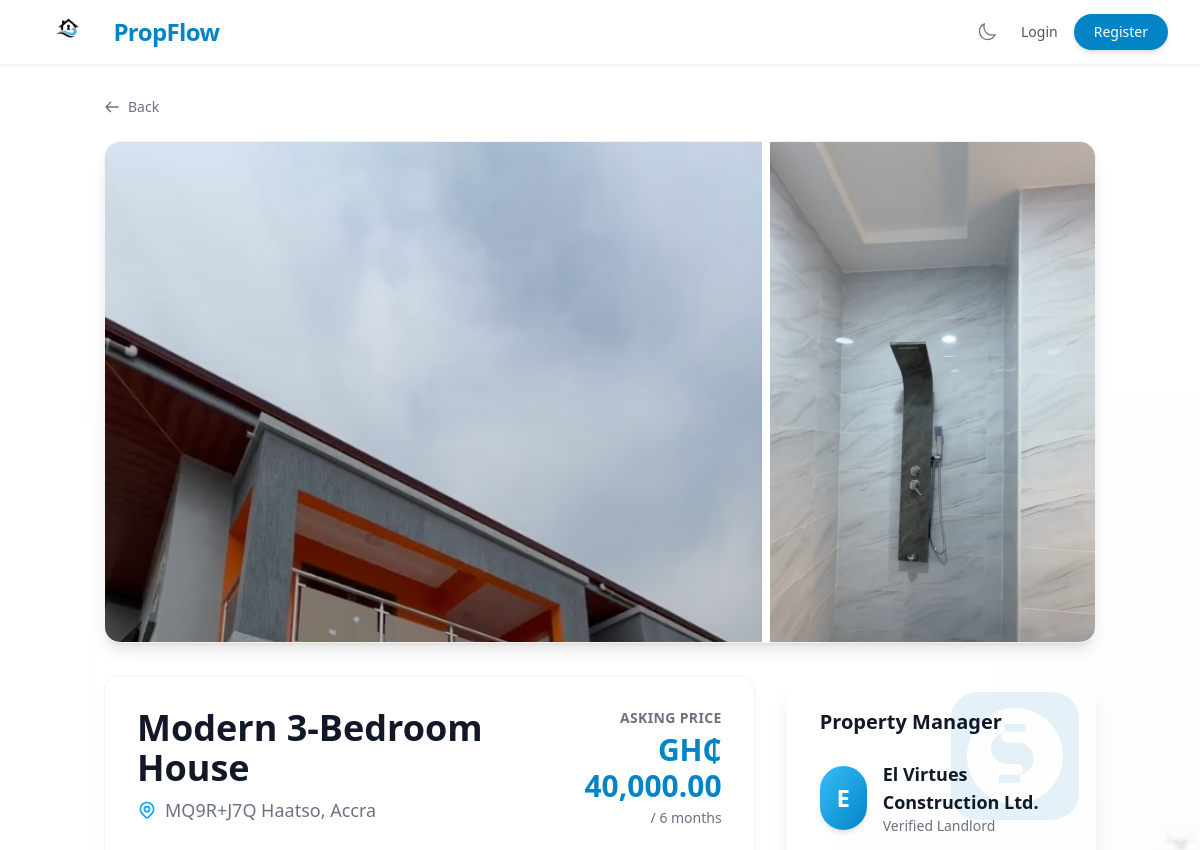
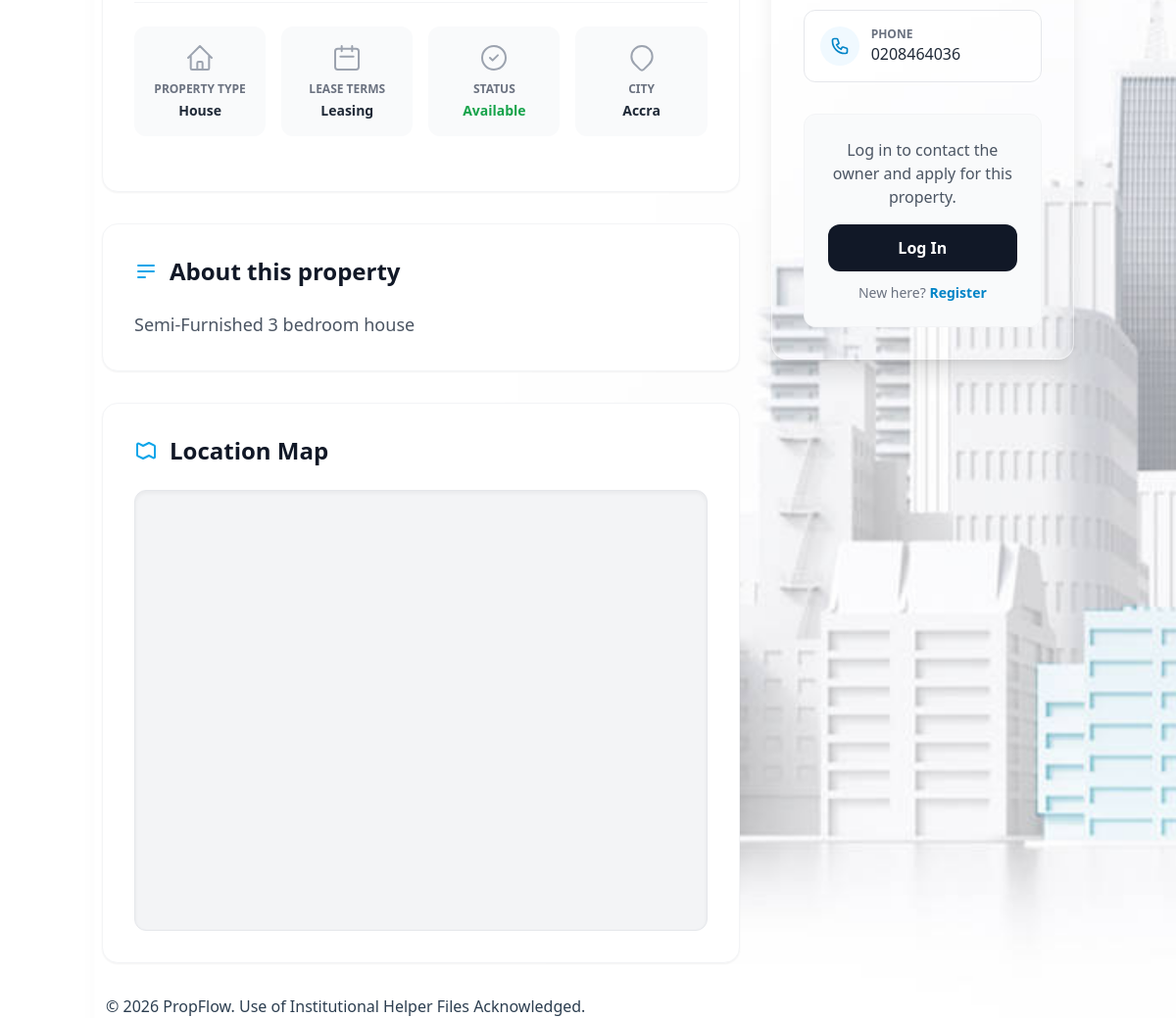
Page /public/property.php?id=3 on the committed database (2 pictures, top to bottom).
### tables this page shows
CREATE TABLE `property_images` (
  `image_id` int(11) NOT NULL,
  `property_id` int(11) NOT NULL,
  `image_path` varchar(255) NOT NULL,
  `uploaded_at` timestamp NOT NULL DEFAULT current_timestamp()
);

CREATE TABLE `properties` (
  `property_id` int(11) NOT NULL,
  `owner_id` int(11) NOT NULL,
  `title` varchar(150) NOT NULL,
  `description` text DEFAULT NULL,
  `address` varchar(255) DEFAULT NULL,
  `city` varchar(100) DEFAULT NULL,
  `price` decimal(10,2) NOT NULL,
  `property_type` enum('house','apartment','single_room') NOT NULL,
  `lease_type` enum('renting','leasing') DEFAULT 'renting',
  `payment_period` enum('monthly','quarterly','bi-annually','yearly') DEFAULT 'monthly',
  `map_location` text DEFAULT NULL,
  `status` enum('available','occupied','archived') DEFAULT 'available',
  `latitude` decimal(10,8) DEFAULT NULL,
  `longitude` decimal(11,8) DEFAULT NULL,
  `created_at` timestamp NOT NULL DEFAULT current_timestamp()
);

CREATE TABLE `users` (
  `user_id` int(11) NOT NULL,
  `full_name` varchar(100) NOT NULL,
  `email` varchar(100) NOT NULL,
  `phone` varchar(20) DEFAULT NULL,
  `password_hash` varchar(255) NOT NULL,
  `role` enum('landlord','tenant','admin') NOT NULL,
  `status` enum('active','suspended') DEFAULT 'active',
  `created_at` timestamp NOT NULL DEFAULT current_timestamp()
);

### public/property.php (the view, shortened to what the rows shown need)
<?php
require_once '../settings/db_class.php';
$property_id = isset($_GET['id']) ? intval($_GET['id']) : 0;
$db = new db_connection();
$property = $db->db_fetch_one("SELECT p.*, u.full_name as owner_name, u.phone as owner_phone, u.email as owner_email
    FROM properties p
    LEFT JOIN users u ON p.owner_id = u.user_id
    WHERE p.property_id = $property_id");
$images = $db->db_fetch_all("SELECT * FROM property_images WHERE property_id = $property_id");
?>
<!DOCTYPE html>
<html lang="en">
<head>
    <?php include '../includes/head_assets.php'; ?>
</head>
<body>
    <div class="container mx-auto px-4 py-8">
        <div class="mb-8 rounded-2xl overflow-hidden shadow-lg border border-gray-100 dark:border-slate-800 bg-white dark:bg-slate-900">
            <?php if ($images && count($images) > 0): ?>
                <div class="grid grid-cols-1 md:grid-cols-3 gap-2 h-auto md:h-[500px]">
                    <div class="col-span-1 md:col-span-2 h-64 md:h-full relative filter hover:brightness-105 transition-all duration-300">
                        <img src="../uploads/property_images/<?php echo htmlspecialchars($images[0]['image_path']); ?>"
                            alt="<?php echo htmlspecialchars($property['title']); ?>" class="w-full h-full object-cover">
                    </div>
                    <?php if (count($images) > 1): ?>
                        <div class="grid grid-rows-2 gap-2 h-64 md:h-full hidden md:grid">
                            <div class="h-full relative overflow-hidden group">
                                <img src="../uploads/property_images/<?php echo htmlspecialchars($images[1]['image_path']); ?>" alt="Gallery" class="w-full h-full object-cover transform group-hover:scale-110 transition-transform duration-500">
                            </div>
                        </div>
                    <?php endif; ?>
                </div>
            <?php endif; ?>
        </div>
        <div class="grid grid-cols-1 lg:grid-cols-3 gap-8 relative">
            <div class="lg:col-span-2 space-y-8">
                <div class="bg-white dark:bg-slate-800 p-8 rounded-2xl shadow-sm border border-gray-100 dark:border-slate-700">
                    <div class="flex flex-col md:flex-row md:justify-between md:items-start gap-4 mb-6">
                        <div>
                            <h1 class="text-3xl md:text-4xl font-bold text-gray-900 dark:text-white mb-2 leading-tight"><?php echo htmlspecialchars($property['title']); ?></h1>
                            <p class="text-gray-500 dark:text-gray-400 flex items-center text-lg">
                                <?php echo htmlspecialchars($property['address']) . ', ' . htmlspecialchars($property['city']); ?>
                            </p>
                        </div>
                        <div class="text-left md:text-right">
                            <p class="text-sm text-gray-500 dark:text-gray-400 uppercase tracking-wide font-semibold mb-1">Asking Price</p>
                            <div class="text-3xl font-extrabold text-brand-600 dark:text-brand-400">GH₵ <?php echo number_format($property['price'], 2); ?></div>
                            <p class="text-sm text-gray-500 dark:text-gray-400 mt-1">/ <?php
                                $period = $property['payment_period'] ?? 'monthly';
                                if ($period == 'monthly') echo 'month';
                                elseif ($period == 'quarterly') echo 'quarter';
                                elseif ($period == 'bi-annually') echo '6 months';
                                elseif ($period == 'yearly') echo 'year';
                            ?></p>
                        </div>
                    </div>
                    <div class="grid grid-cols-2 md:grid-cols-4 gap-4 py-6 border-t border-gray-100 dark:border-slate-700">
                        <div class="flex flex-col items-center justify-center text-center p-4 bg-gray-50 dark:bg-slate-900/50 rounded-xl">
                            <span class="text-xs text-gray-500 dark:text-gray-400 uppercase font-semibold">Property Type</span>
                            <span class="text-sm font-bold text-gray-800 dark:text-gray-200 mt-1"><?php echo ucwords(str_replace('_', ' ', $property['property_type'])); ?></span>
                        </div>
                        <div class="flex flex-col items-center justify-center text-center p-4 bg-gray-50 dark:bg-slate-900/50 rounded-xl">
                            <svg class="w-8 h-8 text-gray-400 dark:text-slate-500 mb-2" fill="none" stroke="currentColor" viewBox="0 0 24 24"><path stroke-linecap="round" stroke-linejoin="round" stroke-width="1.5" d="M8 7V3m8 4V3m-9 8h10M5 21h14a2 2 0 002-2V7a2 2 0 00-2-2H5a2 2 0 00-2 2v12a2 2 0 002 2z"></path></svg>
                            <span class="text-xs text-gray-500 dark:text-gray-400 uppercase font-semibold">Lease terms</span>
                            <span class="text-sm font-bold text-gray-800 dark:text-gray-200 mt-1"><?php echo ucfirst($property['lease_type'] ?? 'Rent'); ?></span>
                        </div>
                        <div class="flex flex-col items-center justify-center text-center p-4 bg-gray-50 dark:bg-slate-900/50 rounded-xl">
                            <svg class="w-8 h-8 text-gray-400 dark:text-slate-500 mb-2" fill="none" stroke="currentColor" viewBox="0 0 24 24"><path stroke-linecap="round" stroke-linejoin="round" stroke-width="1.5" d="M9 12l2 2 4-4m6 2a9 9 0 11-18 0 9 9 0 0118 0z"></path></svg>
                            <span class="text-xs text-gray-500 dark:text-gray-400 uppercase font-semibold">Status</span>
                            <span class="text-sm font-bold text-<?php echo $property['status'] === 'available' ? 'green' : 'orange'; ?>-600 dark:text-<?php echo $property['status'] === 'available' ? 'green' : 'orange'; ?>-400 mt-1 capitalize"><?php echo $property['status']; ?></span>
                        </div>
                        <div class="flex flex-col items-center justify-center text-center p-4 bg-gray-50 dark:bg-slate-900/50 rounded-xl">
                            <svg class="w-8 h-8 text-gray-400 dark:text-slate-500 mb-2" fill="none" stroke="currentColor" viewBox="0 0 24 24"><path stroke-linecap="round" stroke-linejoin="round" stroke-width="1.5" d="M17.657 16.657L13.414 20.9a1.998 1.998 0 01-2.827 0l-4.244-4.243a8 8 0 1111.314 0z"></path></svg>
                            <span class="text-xs text-gray-500 dark:text-gray-400 uppercase font-semibold">City</span>
                            <span class="text-sm font-bold text-gray-800 dark:text-gray-200 mt-1"><?php echo htmlspecialchars($property['city']); ?></span>
                        </div>
                    </div>
                </div>
                <div class="bg-white dark:bg-slate-800 p-8 rounded-2xl shadow-sm border border-gray-100 dark:border-slate-700">
                    <div class="prose dark:prose-invert max-w-none text-gray-600 dark:text-gray-300 leading-relaxed text-lg">
                        <p><?php echo nl2br(htmlspecialchars($property['description'])); ?></p>
                    </div>
                </div>
            </div>
            <div class="lg:col-span-1">
                <div class="sticky top-24 space-y-6">
                    <div class="glass-panel dark:bg-slate-800/90 dark:border-slate-700 p-8 rounded-2xl shadow-xl border border-white/50 relative overflow-hidden">
                        <div class="flex items-center mb-6 relative z-10">
                            <div class="w-16 h-16 bg-gradient-to-br from-brand-400 to-brand-600 rounded-full flex items-center justify-center text-white text-2xl font-bold shadow-md">
                                <?php echo strtoupper(substr($property['owner_name'], 0, 1)); ?>
                            </div>
                            <div class="ml-4">
                                <p class="text-lg font-bold text-gray-900 dark:text-white"><?php echo htmlspecialchars($property['owner_name']); ?></p>
                                <p class="text-sm text-gray-500 dark:text-gray-400">Verified Landlord</p>
                            </div>
                        </div>
                        <div class="space-y-4 mb-8 relative z-10">
                            <a href="tel:<?php echo htmlspecialchars($property['owner_phone']); ?>" class="flex items-center p-3 sm:p-4 rounded-xl border border-gray-200 dark:border-slate-700 bg-white/50 dark:bg-slate-900/50 hover:bg-white dark:hover:bg-slate-800 transition-colors group">
                                <div class="ml-3">
                                    <p class="text-xs text-gray-500 dark:text-gray-400 font-semibold uppercase">Phone</p>
                                    <p class="text-gray-800 dark:text-gray-200 font-medium"><?php echo htmlspecialchars($property['owner_phone']); ?></p>
                                </div>
                            </a>
                        </div>
                    </div>
                </div>
            </div>
        </div>
    </div>
</body>
</html>

### rows in the picture
property_images: image_path (picture)
property_images: image_path (picture)
properties: title "Modern 3-Bedroom House", address "MQ9R+J7Q Haatso", city "Accra", price "40,000.00", property_type "House", lease_type "Leasing", status "Available", description "Semi-Furnished 3 bedroom house", owner.full_name "E", owner.full_name "El Virtues Construction Ltd.", owner.phone "0208464036"
